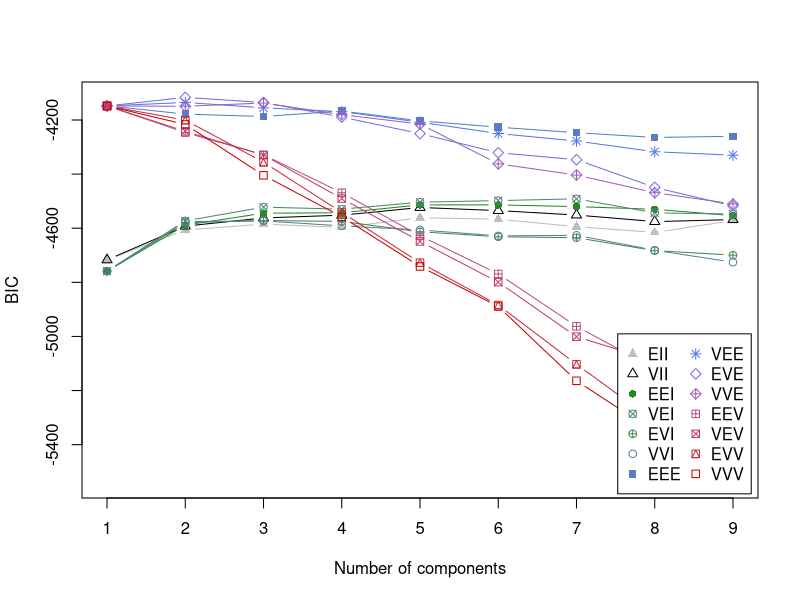
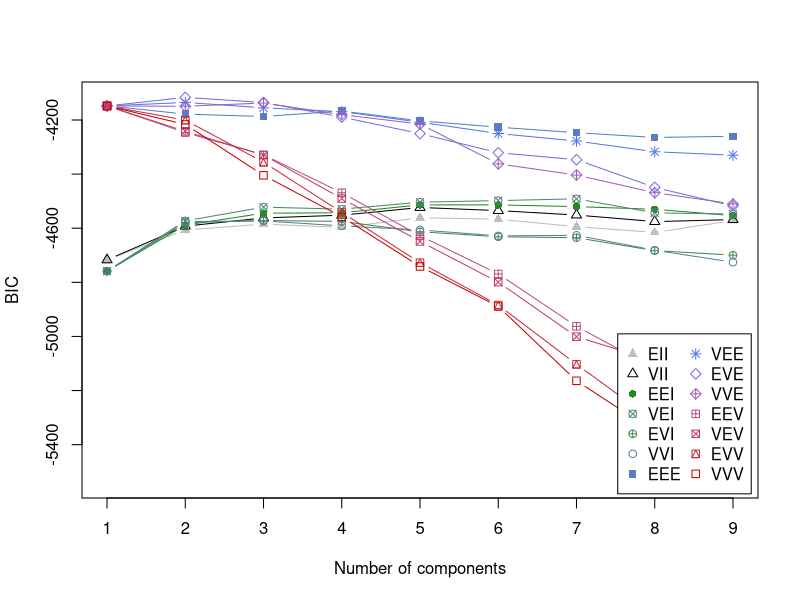
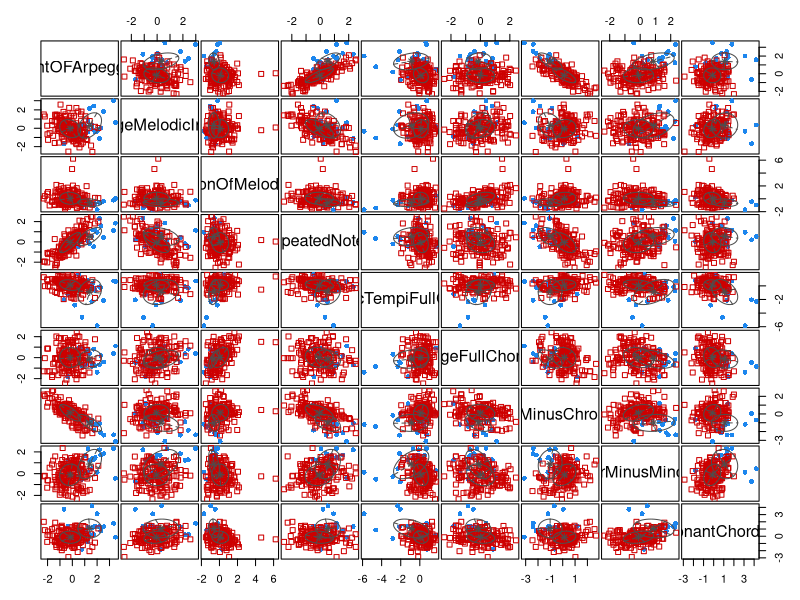
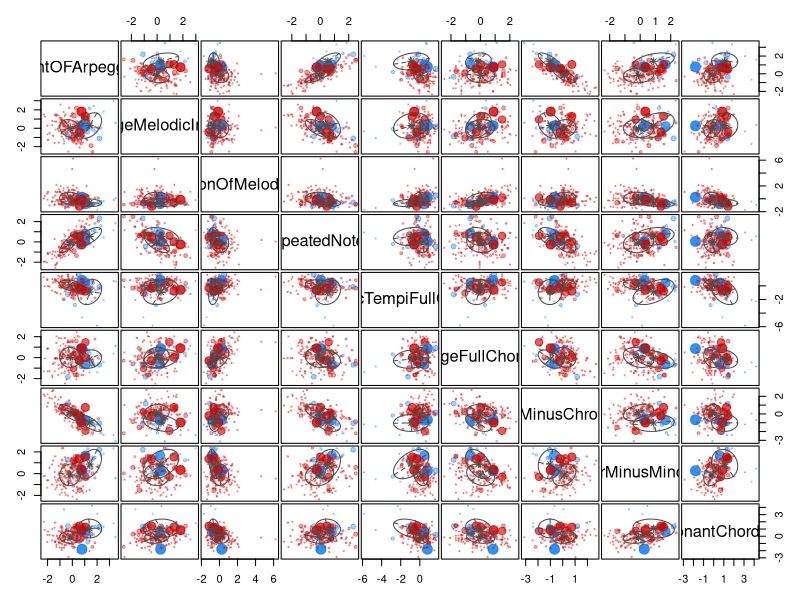
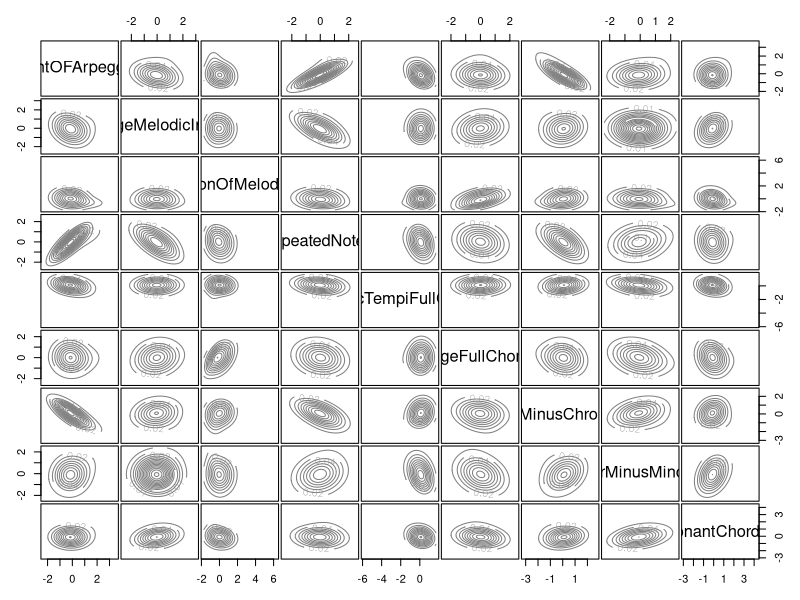
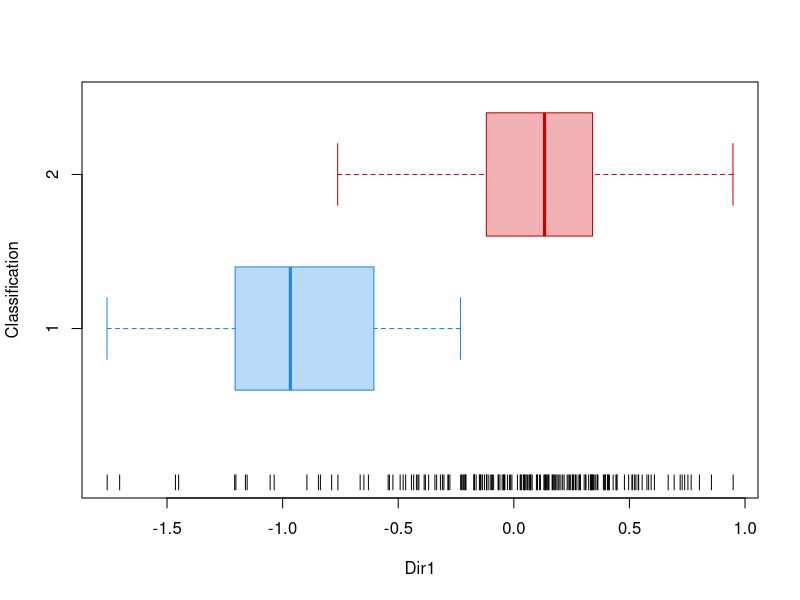
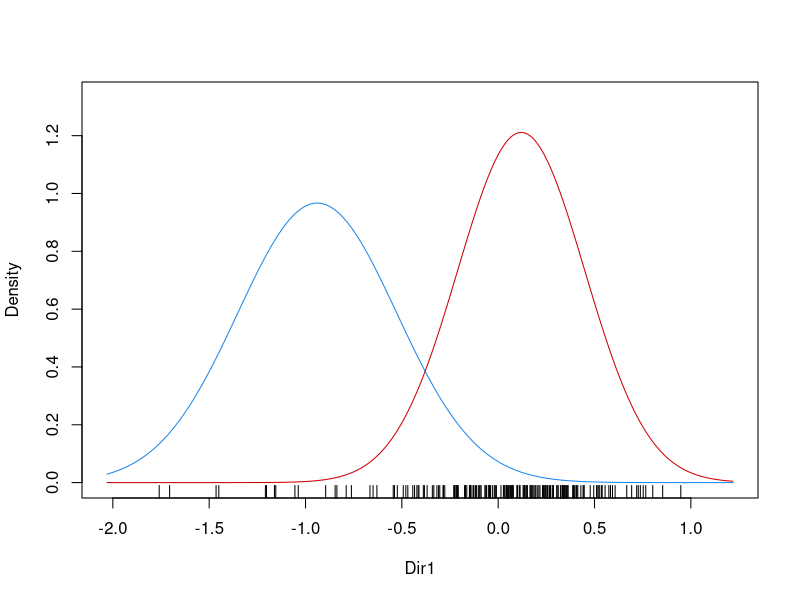
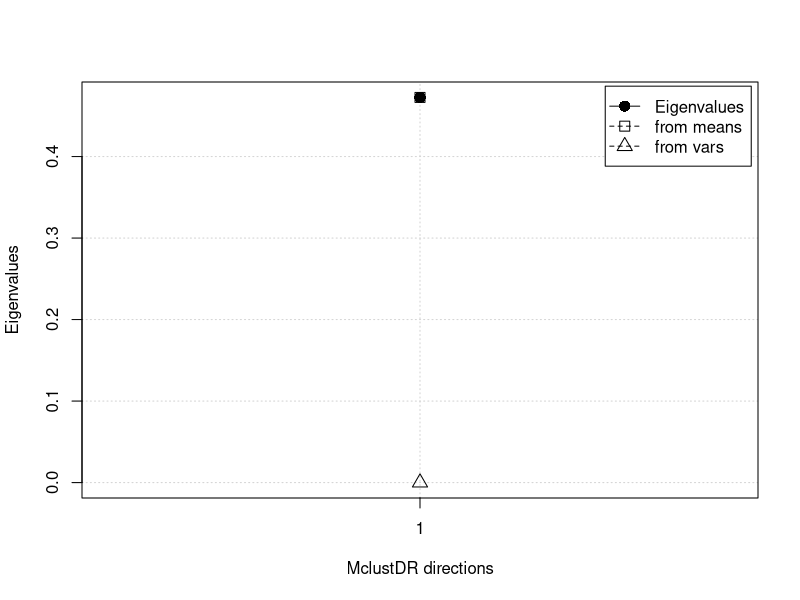

Here is the R script that generated these plots, in order:
setwd("/Users/jianyanglum/Documents/year 3 quarter 1/STATS 229/Final Project/Final Dataset")
#indiv = read.csv("Individual Voices Full Dataset.csv")
#indiv$voiceType = factor(indiv$voiceType, levels(indiv$voiceType)[c(3, 1, 4, 2)])
full = read.csv("Whole Chorale Full Dataset.csv")
full$voiceType = factor(full$voiceType, levels(full$voiceType)[c(3, 1, 4, 2)])
scaleFull = scale(full[, c(3:ncol(full))])
scaleFull = scaleFull[, -3]


install.packages("mclust")
library(mclust) 
model = Mclust(scaleFull)

BIC = mclustBIC(scaleFull)
plot(BIC)
plot(model)
newModel = Mclust(scaleFull, G = 4)
##densityOld = densityMclust(scaleFull)
dimRed = MclustDR(model)
plot.MclustDR(dimRed)

dimRed4 = MclustDR(newModel)
plot.MclustDR(dimRed4)
full$EM2GroupsClassification = model$classification
full$EM4GroupsClassification = newModel$classification

write.csv(full, file = "Full Chorales with EM Clustering Assignments.csv")
